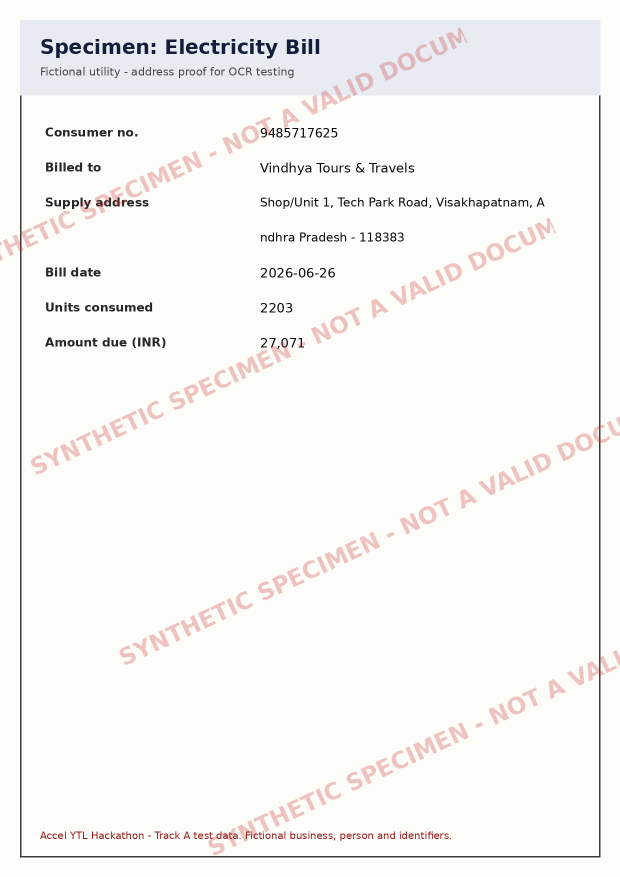
#> input picture backend/data/kyc_documents/K01_address_proof.png, 1240 x 1754 px (shown at 1/2 size)
$ python -i imaging.py   (imports and definitions only)   (older library calls are emulated)
#> lines starting #> are read from the running program, lines starting #| are printed output that depends on the picture
"""Image intake: safe decoding, quality gate (blur, skew) and deskew. Runs on our server only."""
from __future__ import annotations

import io
from dataclasses import dataclass

import cv2
import numpy as np
from PIL import Image, UnidentifiedImageError

MAX_BYTES = 10 * 1024 * 1024
MAX_PIXELS = 25_000_000
# Calibrated on the supplied samples: the blurred K04 certificate scores ~1, sharp scans score 900+.
BLUR_MIN = 100.0
SKEW_CORRECT_MIN = 1.0   # degrees: below this, leave the image as is
SKEW_MAX = 20.0          # degrees: beyond this, ask for a retake


class BadUpload(ValueError):
    pass


@dataclass
class Quality:
    blur_score: float
    skew_degrees: float
    sharp: bool
    deskewed: bool
    too_tilted: bool


def decode(data: bytes) -> np.ndarray:
    """Decode an uploaded image safely and return a grayscale array.

    Only real PNG/JPEG/WebP images are accepted (checked by decoding, not by file name).
    Images are re-encoded through Pillow, which drops any embedded metadata or payloads.
    """
    if not data:
        raise BadUpload("The file is empty.")
    if len(data) > MAX_BYTES:
        raise BadUpload("The file is larger than 10 MB.")
    try:
        with Image.open(io.BytesIO(data)) as im:
            if im.format not in ("PNG", "JPEG", "WEBP"):
                raise BadUpload("Please upload a photo or scan (JPG or PNG).")
            if im.width * im.height > MAX_PIXELS:
                raise BadUpload("The image is too large.")
            im = im.convert("L")
            return np.array(im)
    except (UnidentifiedImageError, OSError) as e:
        raise BadUpload("This file is not a readable image.") from e


def _skew(gray: np.ndarray) -> float:
    # Only dark pixels (text, frame); the light pink watermark is ignored.
    pts = np.column_stack(np.where(gray < 110))
    if len(pts) < 50:
        return 0.0
    angle = cv2.minAreaRect(pts[:, ::-1].astype(np.float32))[-1] % 90
    return angle - 90 if angle > 45 else angle


def rotate(gray: np.ndarray, degrees: float) -> np.ndarray:
    h, w = gray.shape[:2]
    m = cv2.getRotationMatrix2D((w / 2, h / 2), degrees, 1.0)
    return cv2.warpAffine(gray, m, (w, h), flags=cv2.INTER_CUBIC, borderValue=255)


def assess(gray: np.ndarray) -> tuple[Quality, np.ndarray]:
    """Return quality metrics and the image to OCR (deskewed when needed)."""
    blur = float(cv2.Laplacian(gray, cv2.CV_64F).var())
    skew = float(_skew(gray))
    too_tilted = abs(skew) > SKEW_MAX
    deskewed = SKEW_CORRECT_MIN <= abs(skew) <= SKEW_MAX
    out = rotate(gray, skew) if deskewed else gray
    return Quality(round(blur, 1), round(skew, 2), blur >= BLUR_MIN, deskewed, too_tilted), out

>>> import cv2
>>> picture = cv2.imread('../../data/kyc_documents/K01_address_proof.png', cv2.IMREAD_GRAYSCALE)
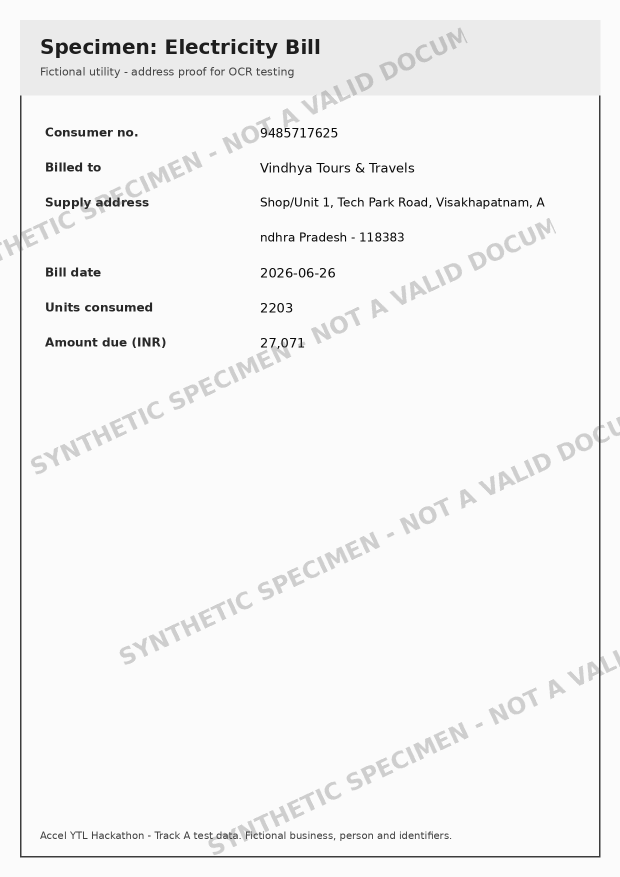
#> picture: shape (1754, 1240) (shown at 1/2 size); min 10, max 251, mean 244.5
>>> result = assess(picture)
#> in assess, `blur = float(cv2.Laplacian(gray, cv2.CV_64F).var())`: blur = 1016.2
#> in _skew, `pts = np.column_stack(np.where(gray < 110))`: pts = 39456 pairs, first value 78 to 1714, second value 40 to 1200
#> in _skew, `angle = cv2.minAreaRect(pts[:, ::-1].astype(np.float32))[-1] % 90`: angle = 0
#> in assess, `too_tilted = abs(skew) > SKEW_MAX`: too_tilted = False
